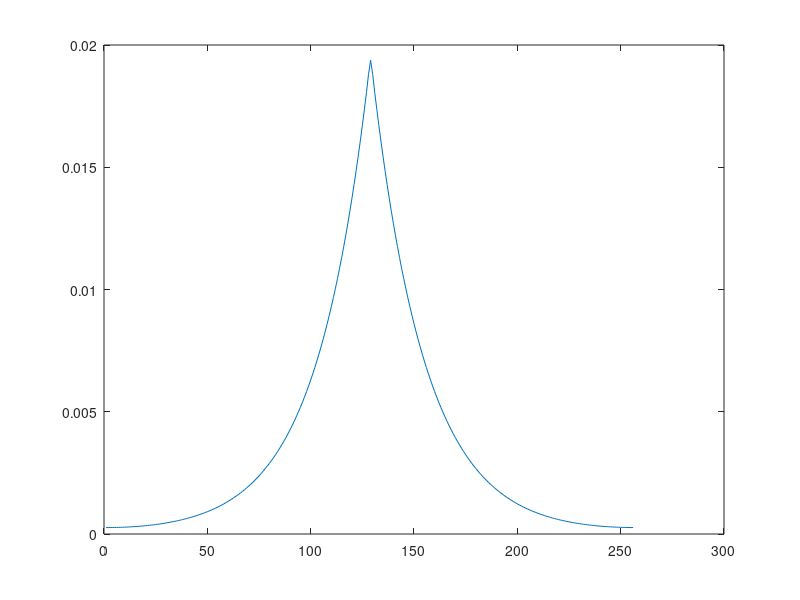

This figure's MATLAB source:
% MATLAB script for Illustrative Problem 7, Chapter 2.
echo on
N=256;					% number of samples
deltaf=0.1;				% frequency separation
f=[0:deltaf:(N/2)*deltaf, -(N/2-1)*deltaf:deltaf:-deltaf];
		        		% swap the first half
Sy=1./(1+(2*pi*f).^2);  		% sampled spectrum
Ry=ifft(Sy);				% Autocorrelation of Y
% plotting command follows
plot(fftshift(real(Ry)));		